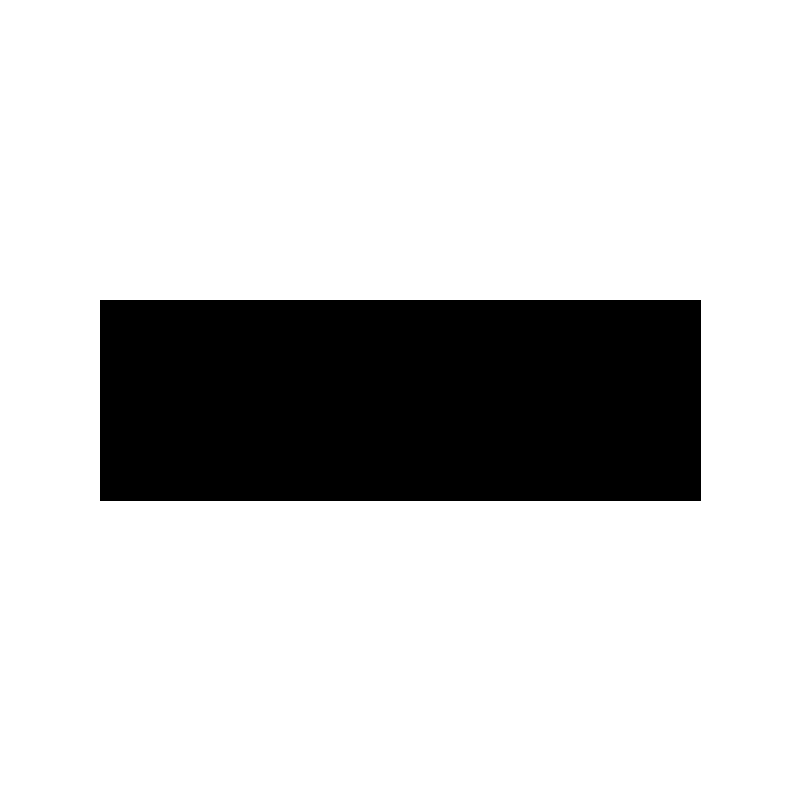
Frame 1 (no input)
Frame 60 (the mouse pressed at the canvas centre just before this capture): identical to frame 1, image omitted
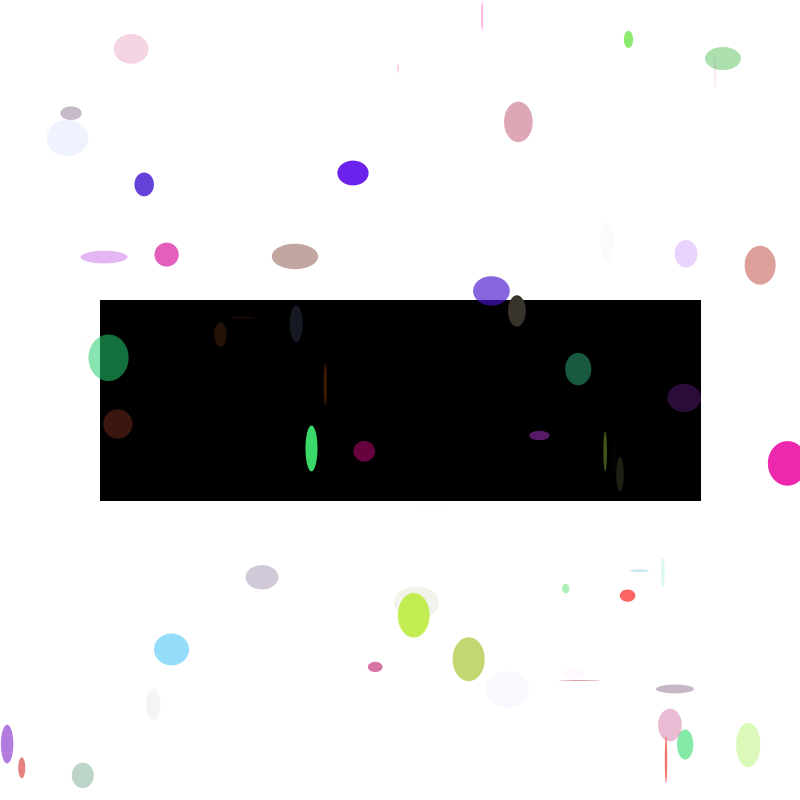
Frame 120 (the mouse held since frame 60 and released just before this capture)

The Processing sketch that drew these frames (run headless with seeded random() and noise(); from frame 60 on, the mouse is pressed at the canvas centre):

// Processing sketch: clickableButton
// ── clickableButton.pde
//clickable button demo
// for Shao
// Sept 20, 2017

//globals
float buttonX, buttonY, buttonWidth, buttonHeight;
float buttonTop, buttonBottom, buttonLeftSide, buttonRightSide;
int state;

void setup() {
  size(800, 800);
  state = 0;

  //declare where the button should be
  buttonX = 100;
  buttonY = 300;
  buttonWidth = 600;
  buttonHeight = 200;

  //calculate sides of button
  buttonTop = buttonY;
  buttonBottom = buttonY + buttonHeight;
  buttonLeftSide = buttonX;
  buttonRightSide = buttonX + buttonWidth;
}

void draw() {
  if (state == 0) {
    background(255);
    displayButton();
  } 
  else {
    drawCrazyStuff();
  }
}

void drawCrazyStuff() {
  noStroke();
  fill(random(255), random(255), random(255), random(255));
  ellipse(random(width), random(height), random(50), random(50));
}

boolean mouseIsOnButton() {
  return ((mouseX > buttonLeftSide) &&
    (mouseX < buttonRightSide) &&
    (mouseY > buttonTop) &&
    (mouseY < buttonBottom));
}

void displayButton() {
  if (mouseIsOnButton() ) {
    fill(255, 0, 0);
  } else {
    fill(0);
  }
  rect(buttonX, buttonY, buttonWidth, buttonHeight);
}

void mousePressed() {
  if (mouseIsOnButton()) {
    background(255);
    state = 1;
  }
}

void keyPressed() {
  state = 0;
}
